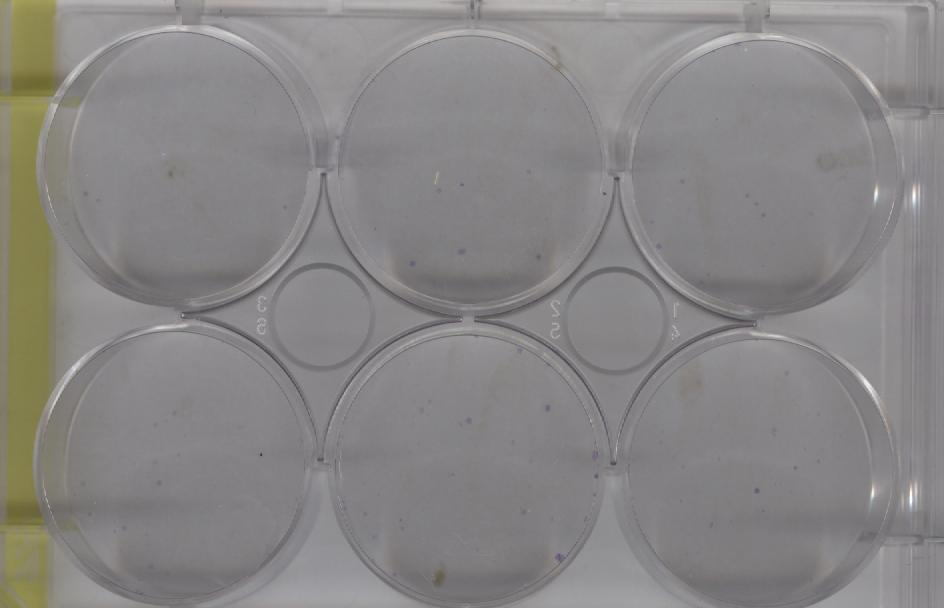
#> input picture Colonias/Imagenes/04.09.2015/caja 1 mcf7 Semillero ( control  04.09.2015).jpg, 944 x 608 px, found by its file name; its folder holds 3 pictures in this run
$ python test_of_tests.py   (older library calls are emulated)
#> lines starting #> are read from the running program, lines starting #| are printed output that depends on the picture
### Colonias/funciones.py
# -*- coding: utf-8 -*-
"""
Created on Fri Oct 26 16:10:07 2018

@authors: Nicolás, Liz, Mafecita
"""


import math
import numpy as np
from skimage.color import rgb2lab
from skimage.color import rgb2gray
from skimage.filters.thresholding import threshold_otsu
from skimage.measure import label
from skimage.measure import regionprops


def circle(r):
    '''
    Genera un template circular negro con radio r.
    Args:
        r: int con el radio del círculo en píxeles.
    Retorna:
        Matriz que describe un círculo con radio r píxeles.
    '''
    dim = 2*r+15# Dimensión de la matriz.
    Nigerrimo = np.zeros([dim, dim])
    centro = [dim/2, dim/2]
    for i in range(0, dim):
        for j in range(0, dim):
            d = np.sqrt(abs((centro[0]-i)**2 + (centro[1]-j)**2 ))
            if d > r and d < r+4:
                Nigerrimo[i,j] = 1
    return Nigerrimo

# [186 lines left out: functions corr2d, pozo, otsu, reg_seg, pozos, color, not called in this run]

### test_of_tests.py
# -*- coding: utf-8 -*-
"""
Created on Wed Jan 23 10:08:36 2019

@author: Nicol
"""

import numpy as np
import math
import os
import matplotlib.pyplot as plt
import cv2 as cv

from funciones import*


from skimage.morphology import diamond
from skimage.io import imread
from skimage.color import rgb2gray
from skimage.color import rgb2lab
from skimage.exposure import rescale_intensity, equalize_hist, equalize_adapthist
from skimage.feature import match_template,peak_local_max,canny
from skimage.morphology import diamond
from skimage.morphology import closing, watershed
from skimage.filters.thresholding import threshold_otsu
from skimage.measure import regionprops
from skimage.measure import label
from skimage.color import label2rgb
from sklearn.cluster import KMeans
from skimage.filters import gaussian, sobel
from skimage.util import invert
from skimage.filters import try_all_threshold


from scipy import ndimage as ndi


from skimage.transform import hough_circle, hough_circle_peaks
# In[]
gen = 'Imagenes/'
folder_ids = os.listdir(gen)
#ID's de las imágenes
image_ids = list()
#Creacíon de una matriz que contenga todos los ids, donde por cada fila hay 1 carpeta.
for i in range(0,len(folder_ids)):
    image_ids.insert(i, os.listdir(gen + folder_ids[i] + '/') )

PATH = gen + folder_ids[0] + '/' + image_ids[0][1]

I = imread(PATH)
#> I is the input picture: shape (608, 944, 3); mean R, G, B 136.1, 134.1, 133.6
Igray = rgb2gray(I)
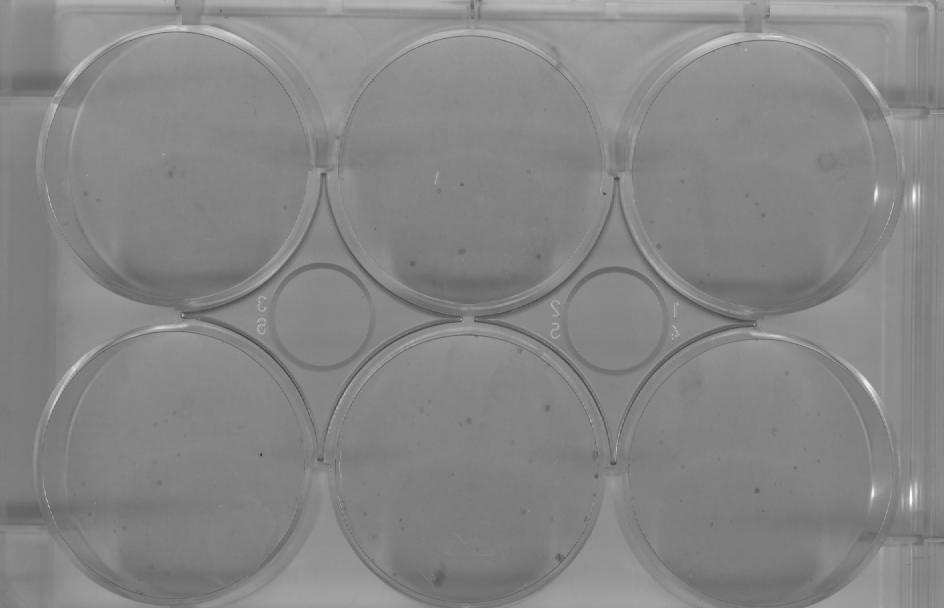
#> Igray: shape (608, 944) float64; min 0.206, max 0.999, mean 0.527
# In[]
#Operación morfológica
r_small = 50# Radio de los círculos del recipiente
r_pozo = 140# Radio del pozo
template = circle(r_small)# Template para la correlación

BW = canny(Igray,sigma=0.5)#Operación morfológica
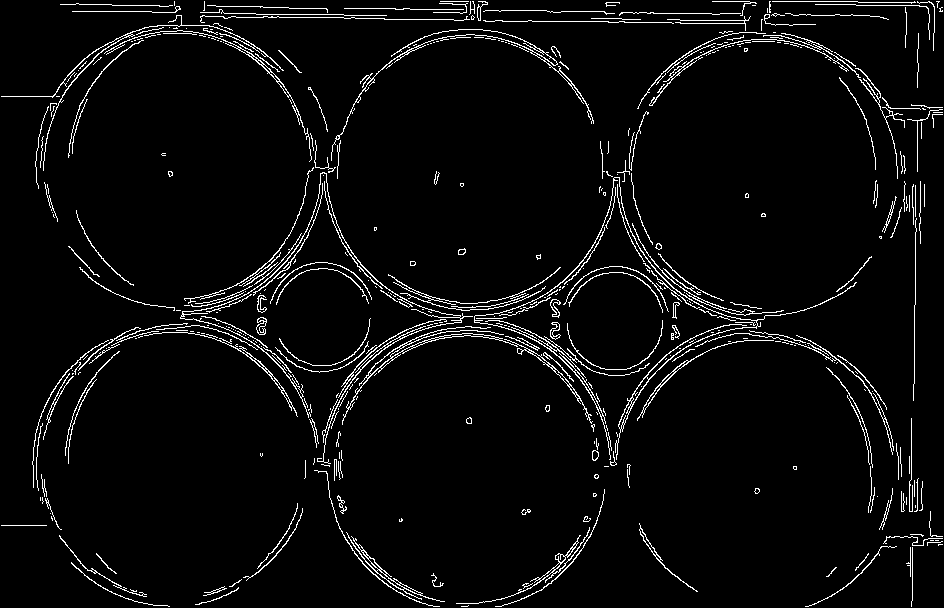
#> BW: shape (608, 944) bool; 4.2% white in thin lines or dots
#> (the run stopped early here; a loop or call above may not have finished)
